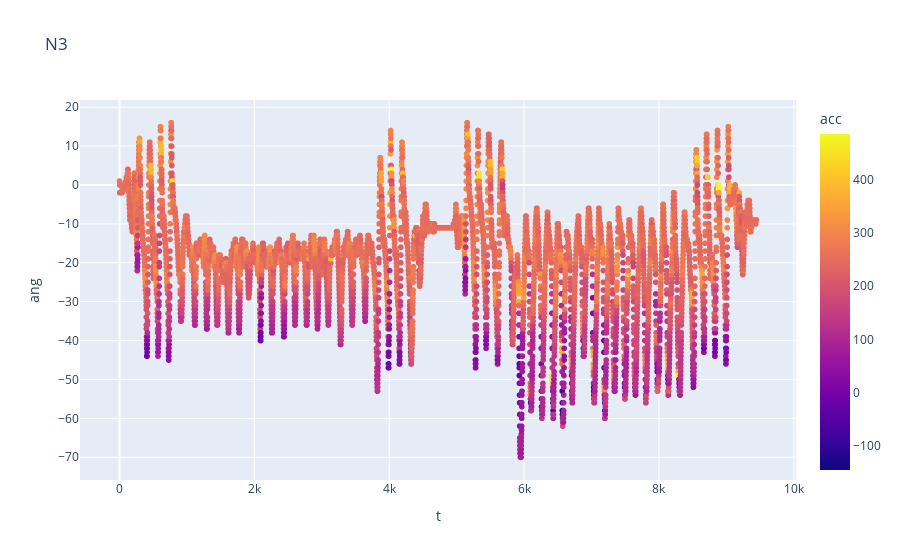

Source (notebook cell):
### Markdown cell above
Pararse, pasos con pierna NP: 5, subir escalones (se inicia con Pierna sin NP, y la otra pierna acompaña hasta el mismo peldaño): 10 peldaños, pasos con pierna NP: 1, subir escalones (se inicia con Pierna sin NP, y la otra pierna acompaña hasta el mismo peldaño): 6 peldaños, pasos con pierna NP: 4, sentarse
Pararse, pasos con pierna NP: 5, bajar escalones (se inicia con Pierna sin NP, y la otra pierna acompaña hasta el mismo peldaño): 6 peldaños, pasos con pierna NP: 1, bajar escalones (se inicia con Pierna sin NP, y la otra pierna acompaña hasta el mismo peldaño): 10 peldaños, pasos con pierna NP: 4, sentarse.

### Code cell
#------------------------------N3-------------------------------------
fig3 = px.scatter(d3, x="t", y="ang", color="acc", title ="N3")
fig3.show()

### Figure 1 — Plotly figure (JSON) as saved in the notebook; plotly's stock layout.template omitted (floating-point values rounded to 4 significant figures; data arrays with more than 128 entries replaced by an {"elided": "..."} marker saying what was removed)
{"data": [{"hovertemplate": "t=%{x}<br>ang=%{y}<br>acc=%{marker.color}<extra></extra>", "legendgroup": "", "marker": {"color": {"elided": "9447 int values"}, "coloraxis": "coloraxis", "symbol": "circle"}, "mode": "markers", "name": "", "showlegend": false, "type": "scattergl", "x": {"elided": "9447 int values"}, "xaxis": "x", "y": {"elided": "9447 int values"}, "yaxis": "y"}], "layout": {"coloraxis": {"colorbar": {"title": {"text": "acc"}}, "colorscale": [[0, "#0d0887"], [0.1111, "#46039f"], [0.2222, "#7201a8"], [0.3333, "#9c179e"], [0.4444, "#bd3786"], [0.5556, "#d8576b"], [0.6667, "#ed7953"], [0.7778, "#fb9f3a"], [0.8889, "#fdca26"], [1, "#f0f921"]]}, "legend": {"tracegroupgap": 0}, "title": {"text": "N3"}, "xaxis": {"anchor": "y", "domain": [0, 1], "title": {"text": "t"}}, "yaxis": {"anchor": "x", "domain": [0, 1], "title": {"text": "ang"}}}}
